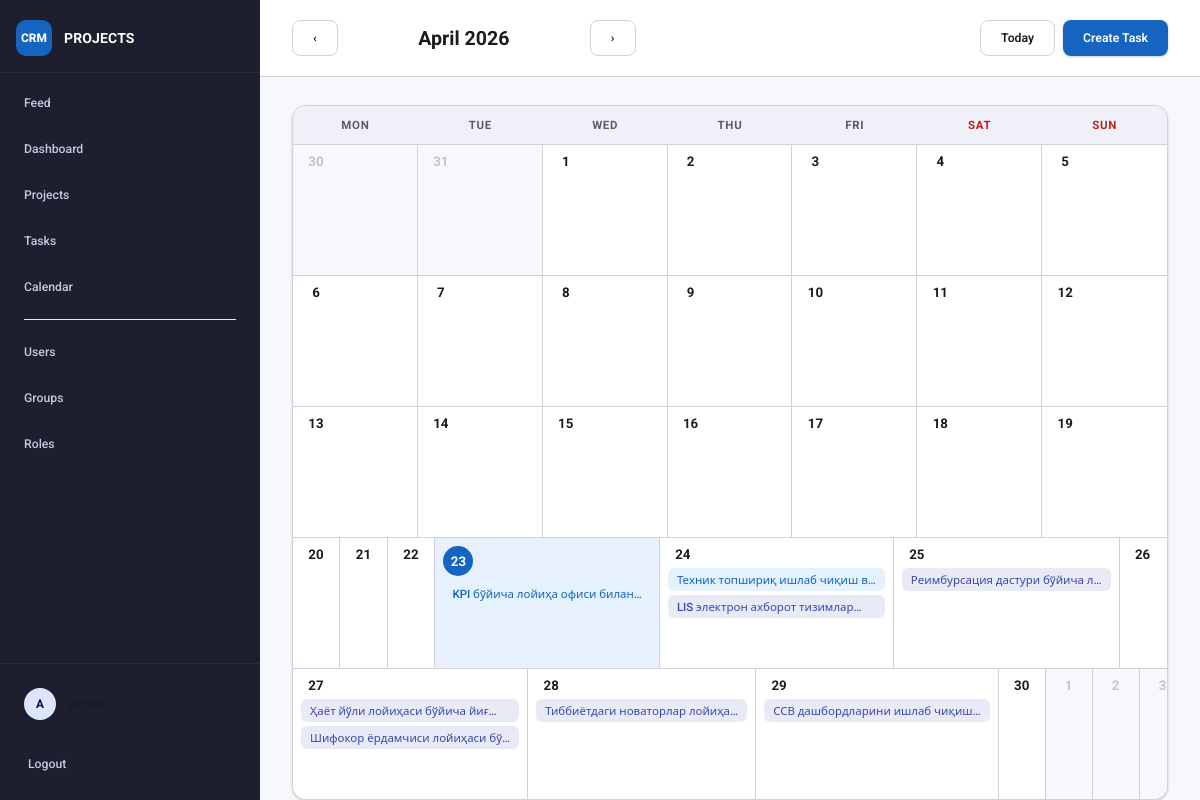
The page /calendar/ (signed in) on the database as committed earlier.
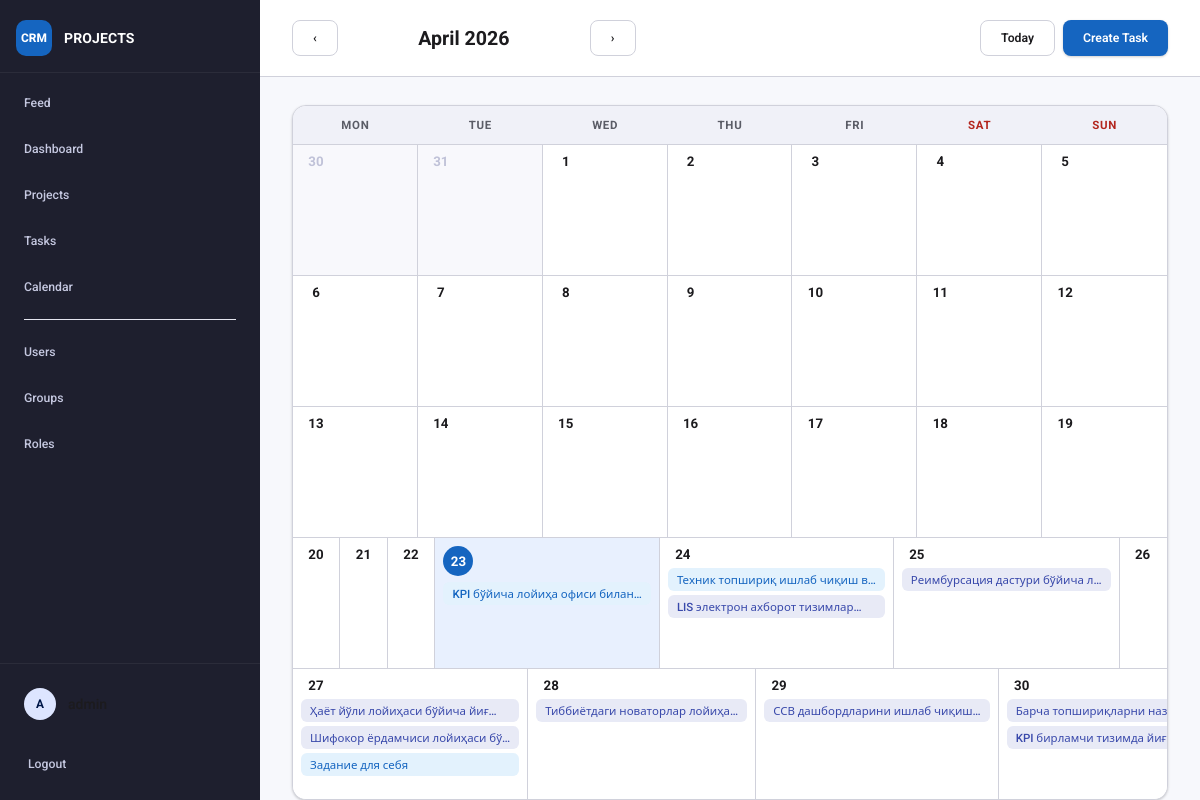
The same page on the database as committed later.
### projects/models.py (models this page shows, shortened)
class Task(models.Model):
    title = models.CharField(max_length=200)
    description = models.TextField(blank=True)
    status = models.CharField(
        max_length=20,
        choices=TaskStatus.choices,
        default=TaskStatus.TODO,
    )
    deadline = models.DateField(null=True, blank=True)
    progress = models.IntegerField(default=0, validators=[MinValueValidator(0), MaxValueValidator(100)])
    project = models.ForeignKey(Project, on_delete=models.CASCADE, related_name="tasks")
    owner = models.ForeignKey(
        User,
        on_delete=models.SET_NULL,
        null=True,
        blank=True,
        related_name="owned_tasks",
    )
    executor = models.ForeignKey(
        User,
        on_delete=models.SET_NULL,
        null=True,
        blank=True,
        related_name="assigned_tasks",
    )
    co_executors = models.ManyToManyField(User, blank=True, related_name="supporting_tasks")
    hidden = models.BooleanField(default=False)
    created_at = models.DateTimeField(auto_now_add=True)
    updated_at = models.DateTimeField(auto_now=True)
    class Meta:
        ordering = ["deadline", "title"]
    @property
    def is_overdue(self):
        if not self.deadline:
            return False
        return self.status != TaskStatus.DONE and timezone.now().date() > self.deadline

### projects/views.py (the view)
# urls.py: path("calendar/", views.calendar_view, name="calendar"),
@login_required
def calendar_view(request):
    today = date.today()
    month_str = request.GET.get("month", "")
    try:
        year, month = int(month_str.split("-")[0]), int(month_str.split("-")[1])
    except Exception:
        year, month = today.year, today.month
    if not (1 <= month <= 12):
        year, month = today.year, today.month
    prev_month = month - 1 or 12
    prev_year  = year if month > 1 else year - 1
    next_month = month % 12 + 1
    next_year  = year if month < 12 else year + 1
    tasks = get_user_tasks(request.user).order_by("deadline")
    tasks_by_date = {}
    no_deadline = []
    for task in tasks:
        if task.deadline:
            tasks_by_date.setdefault(task.deadline, []).append(task)
        else:
            no_deadline.append(task)
    cal = cal_module.Calendar(firstweekday=0)  # Monday first
    month_days = cal.monthdatescalendar(year, month)  # list of 7-day weeks
    weeks = []
    for week in month_days:
        week_cells = []
        for d in week:
            week_cells.append({
                "date": d,
                "in_month": d.month == month,
                "is_today": d == today,
                "tasks": tasks_by_date.get(d, []),
            })
        weeks.append(week_cells)
    return render(request, "projects/calendar.html", {
        "weeks": weeks,
        "year": year,
        "month": month,
        "month_name": cal_module.month_name[month],
        "today": today,
        "no_deadline": no_deadline,
        "prev": f"{prev_year}-{prev_month:02d}",
        "next": f"{next_year}-{next_month:02d}",
        "weekday_names": ["Mon", "Tue", "Wed", "Thu", "Fri", "Sat", "Sun"],
    })

### projects/current_user.py (called while the page is built)
def set_current_user(user):
    return _current_user.set(user)

def reset_current_user(token):
    _current_user.reset(token)

### projects/views.py (called while the page is built, shortened)
def has_role(user, role_name):
    if not user.is_authenticated:
        return False
    return user.roles.filter(name__iexact=role_name).exists() or user.is_superuser

def is_admin_role(user):
    return has_role(user, "admin")

def get_user_tasks(user):
    if is_admin_role(user) or has_role(user, "content"):
        return Task.objects.select_related("project", "executor").prefetch_related("co_executors")

### projects/templates/projects/calendar.html (shortened to what this page needs)
{% extends "projects/base.html" %}
{% block page_header %}
<div class="page-header">
    <div style="display:flex; align-items:center; gap:16px;">
        <a class="button secondary" href="?month={{ prev }}">&#8249;</a>
        <h1 style="margin:0; min-width:220px; text-align:center;">{{ month_name }} {{ year }}</h1>
        <a class="button secondary" href="?month={{ next }}">&#8250;</a>
    </div>
    <div class="page-actions">
        <a class="button secondary" href="?month={{ today|date:'Y-m' }}">Today</a>
        <a class="button" href="{% url 'task_create' %}">Create Task</a>
    </div>
</div>
{% endblock %}
{% block content %}
<div class="big-calendar">
    <div class="cal-header-row">
        {% for wd in weekday_names %}
        <div class="cal-header-cell {% if forloop.counter >= 6 %}weekend{% endif %}">{{ wd }}</div>
        {% endfor %}
    </div>
    {% for week in weeks %}
    <div class="cal-week">
        {% for cell in week %}
        <div class="cal-day {% if not cell.in_month %}cal-day--other{% endif %} {% if cell.is_today %}cal-day--today{% endif %}">
            <div class="cal-day-number">{{ cell.date.day }}</div>
            <div class="cal-task-list">
                {% for task in cell.tasks %}
                <a href="{% url 'task_detail' task.pk %}" class="cal-task-chip cal-status-{{ task.status }} {% if task.is_overdue %}cal-task--overdue{% endif %}" title="{{ task.title }} — {{ task.project.title }}">
                    {{ task.title|truncatechars:30 }}
                </a>
                {% endfor %}
            </div>
        </div>
        {% endfor %}
    </div>
    {% endfor %}
</div>
{% endblock %}

Rows that differ between the two databases and show on the page:
added Task: title "Задание для себя", status "InProgress" (drawn), shown under "27"
added Task: title "Барча топшириқларни…", shown under "30"
added Task: title "KPI бирламчи тизимда…", shown under "30"
Other text that changed with them:
list line gone: "1 2 3"
